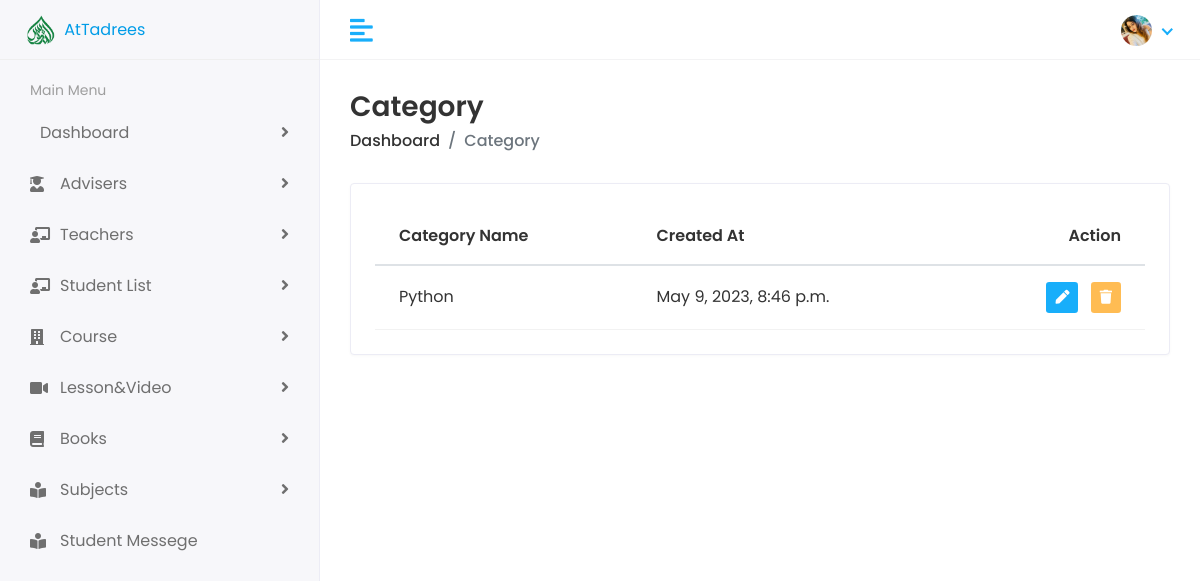
/view-category/ (signed in), run on an earlier commit of the app's database.
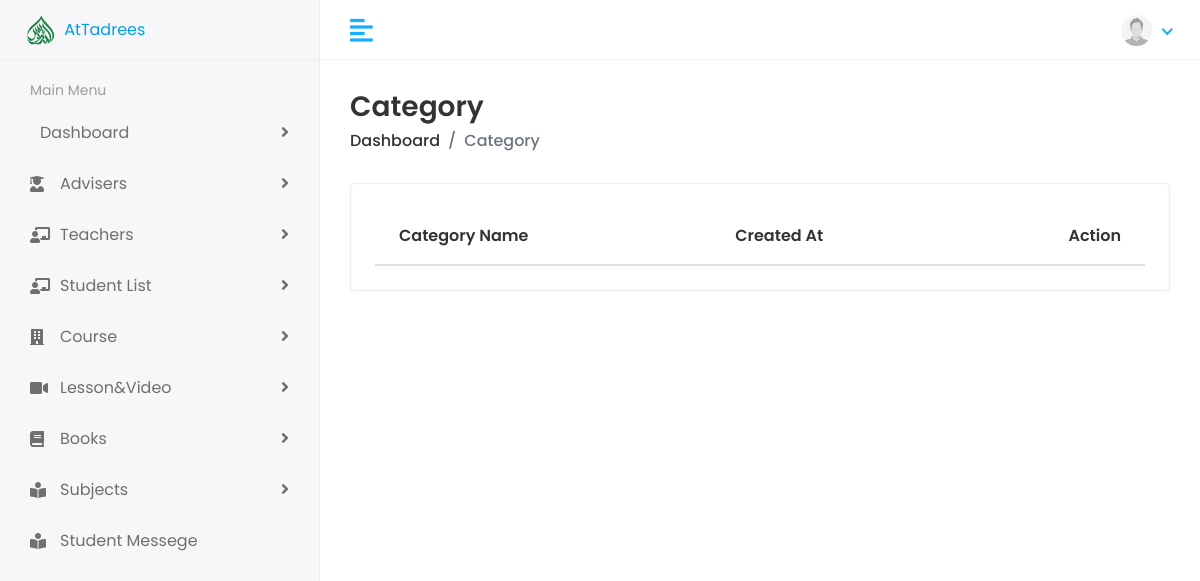
And on a later commit of the database.
### Accounts/models.py (models this page shows, shortened)
class User(AbstractBaseUser, PermissionsMixin):
    email         = models.EmailField(unique=True, null=False)
    password      = models.CharField(max_length=120)
    first_name    = models.CharField(max_length=165, null=True, blank=True)
    last_name      = models.CharField(max_length=165, null=True, blank=True)
    profile_pic   = models.ImageField(upload_to='profile_pic', null=True, blank=True)
    user_rol = (
        ('admin','Admin'),
        ('teacher','Teacher'),
        ('student','Student'),
    )
    user_type = models.CharField(
        max_length=20,
        choices=user_rol,
        )
    is_staff = models.BooleanField(
        gettext_lazy("staff status"),
        default=False,
        help_text = gettext_lazy("Designet whether this user can Login this site")
    )
    is_active = models.BooleanField(
        gettext_lazy("Active"),
        default=True,
        help_text = gettext_lazy("designates Whether this user should be creates as active. unselect this instad of deleting accounts")
    )
    USERNAME_FIELD = 'email'
    objects = MyUserManager()

### clac/models.py (models this page shows, shortened)
class Category(models.Model):
    name = models.CharField(max_length=150)
    created_at = models.DateTimeField(auto_now_add=True)
    updated_at = models.DateTimeField(auto_now=True)

### clac/views.py (the view)
# urls.py: path('view-category/', views.View_category, name='view_category'),
@login_required()
def View_category(request):
    user_= request.user.user_type
    if user_ == 'admin' or user_ == 'teacher':
        categorys = Category.objects.all()
        context = {
            'categorys':categorys
        }
        return render(request, 'home/view_category.html', context)
    else:
        return redirect('error')

### templates/home/view_category.html (shortened to what this page needs)
{% extends "Dashbord/base.html" %}
{% load static %}
{% block body %}
<div class="page-wrapper">
    <div class="content container-fluid">
        <div class="page-header">
            <div class="row align-items-center">
                <div class="col">
                    <h3 class="page-title">Category</h3>
                    <ul class="breadcrumb">
                        <li class="breadcrumb-item"><a
                                href="{% url 'hod:hod_dashbord' %}">Dashboard</a></li>
                        <li class="breadcrumb-item active">Category</li>
                    </ul>
                </div>
            </div>
        </div>
        <div class="row">
            <div class="col-sm-12">
                <div class="card card-table">
                    <div class="card-body">
                        <div class="table-responsive">
                            <table class="table table-hover
                                table-center mb-0">
                                <thead>
                                    <tr>
                                        <th>Category Name</th>
                                        <th>Created At</th>
                                        <th class="text-right">Action</th>
                                    </tr>
                                </thead>
                                <tbody>
                                    {% for i in categorys %}
                                    <tr>
                                        <td>{{i.name}}</td>
                                        <td>{{i.created_at}}</td>
                                        <td class="text-right">
                                            <div class="actions">
                                                <a
                                                    href="{% url 'update_category' id=i.id %}"
                                                    class="btn
                                                    btn-sm
                                                    bg-success-light
                                                    mr-2">
                                                    <i class="fas
                                                        fa-pen"></i>
                                                </a>
                                                <a href="{% url 'delete_category' id=i.id %}"
                                                    class="btn
                                                    btn-sm
                                                    bg-danger-light">
                                                    <i class="fas
                                                        fa-trash"></i>
                                                </a>
                                            </div>
                                        </td>
                                    </tr>
                                    {% endfor %}
                                </tbody>
                            </table>
                        </div>
                    </div>
                </div>
            </div>
        </div>
    </div>
</div>
{% endblock body %}

### templates/Dashbord/header.html (shortened to what this page needs)
{% load static %}
<div class="header">
    <div class="header-left">
       <a href="{% url 'index' %}" class="logo">
       <img src="{% static 'assets/img/avatars/AtTadrees.png' %}" alt="Logo" width="50" height="50">
       AtTadrees</a>
    </div>
    <a href="javascript:void(0);" id="toggle_btn">
    <i class="fas fa-align-left"></i>
    </a>
    <ul class="nav user-menu">
       <li class="nav-item dropdown has-arrow">
          <a href="#" class="dropdown-toggle nav-link" data-toggle="dropdown">
          <span class="user-img">
            {% if user.profile_pic %}
            <img src="\media\{{user.profile_pic}}" alt="User Image" width="31" class="avatar-img
            rounded-circle">
            {% else %}
            <img src="{% static 'demo_profile.jpg' %}" alt="User Image" width="31" class="avatar-img rounded-circle">
            {% endif %}</span>
          </a>
       </li>
    </ul>
 </div>

What changed in the data, as far as the page shows it:
no longer on this page (row edited): User: profile_pic (picture)
removed Category: name "Python", created_at "May 9, 2023, 8:46 p.m."
